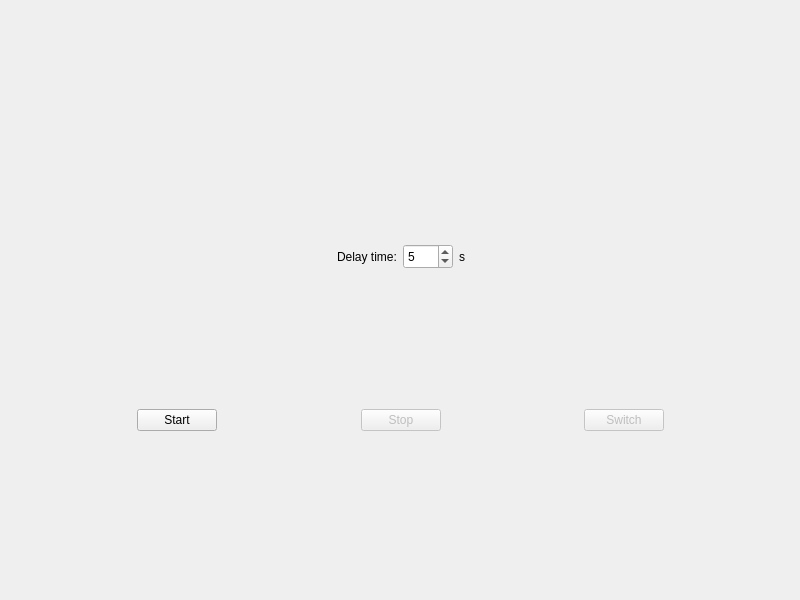
<?xml version="1.0" encoding="UTF-8"?>
<ui version="4.0">
 <class>MainWindow</class>
 <widget class="QMainWindow" name="MainWindow">
  <property name="geometry">
   <rect>
    <x>0</x>
    <y>0</y>
    <width>800</width>
    <height>600</height>
   </rect>
  </property>
  <property name="windowTitle">
   <string>Traffic Lights Controller</string>
  </property>
  <widget class="QWidget" name="centralwidget">
   <widget class="QWidget" name="verticalLayoutWidget">
    <property name="geometry">
     <rect>
      <x>0</x>
      <y>110</y>
      <width>801</width>
      <height>321</height>
     </rect>
    </property>
    <layout class="QVBoxLayout" name="verticalLayout">
     <item>
      <layout class="QHBoxLayout" name="horizontalLayout">
       <item>
        <spacer name="horizontalSpacer">
         <property name="orientation">
          <enum>Qt::Horizontal</enum>
         </property>
         <property name="sizeHint" stdset="0">
          <size>
           <width>40</width>
           <height>20</height>
          </size>
         </property>
        </spacer>
       </item>
       <item>
        <widget class="QLabel" name="label">
         <property name="text">
          <string>Delay time:</string>
         </property>
        </widget>
       </item>
       <item>
        <widget class="QSpinBox" name="spinBox">
         <property name="minimumSize">
          <size>
           <width>50</width>
           <height>0</height>
          </size>
         </property>
         <property name="maximumSize">
          <size>
           <width>100</width>
           <height>25</height>
          </size>
         </property>
         <property name="minimum">
          <number>1</number>
         </property>
         <property name="value">
          <number>5</number>
         </property>
        </widget>
       </item>
       <item>
        <widget class="QLabel" name="label_2">
         <property name="text">
          <string>s</string>
         </property>
        </widget>
       </item>
       <item>
        <spacer name="horizontalSpacer_2">
         <property name="orientation">
          <enum>Qt::Horizontal</enum>
         </property>
         <property name="sizeHint" stdset="0">
          <size>
           <width>40</width>
           <height>20</height>
          </size>
         </property>
        </spacer>
       </item>
      </layout>
     </item>
     <item>
      <layout class="QHBoxLayout" name="horizontalLayout_3">
       <item>
        <spacer name="horizontalSpacer_3">
         <property name="orientation">
          <enum>Qt::Horizontal</enum>
         </property>
         <property name="sizeHint" stdset="0">
          <size>
           <width>40</width>
           <height>20</height>
          </size>
         </property>
        </spacer>
       </item>
       <item>
        <widget class="QPushButton" name="startButton">
         <property name="text">
          <string>Start</string>
         </property>
        </widget>
       </item>
       <item>
        <spacer name="horizontalSpacer_6">
         <property name="orientation">
          <enum>Qt::Horizontal</enum>
         </property>
         <property name="sizeHint" stdset="0">
          <size>
           <width>40</width>
           <height>20</height>
          </size>
         </property>
        </spacer>
       </item>
       <item>
        <widget class="QPushButton" name="stopButton">
         <property name="enabled">
          <bool>false</bool>
         </property>
         <property name="text">
          <string>Stop</string>
         </property>
        </widget>
       </item>
       <item>
        <spacer name="horizontalSpacer_7">
         <property name="orientation">
          <enum>Qt::Horizontal</enum>
         </property>
         <property name="sizeHint" stdset="0">
          <size>
           <width>40</width>
           <height>20</height>
          </size>
         </property>
        </spacer>
       </item>
       <item>
        <widget class="QPushButton" name="switchButton">
         <property name="enabled">
          <bool>false</bool>
         </property>
         <property name="text">
          <string>Switch</string>
         </property>
        </widget>
       </item>
       <item>
        <spacer name="horizontalSpacer_4">
         <property name="orientation">
          <enum>Qt::Horizontal</enum>
         </property>
         <property name="sizeHint" stdset="0">
          <size>
           <width>40</width>
           <height>20</height>
          </size>
         </property>
        </spacer>
       </item>
      </layout>
     </item>
    </layout>
   </widget>
  </widget>
 </widget>
 <resources/>
 <connections/>
</ui>
